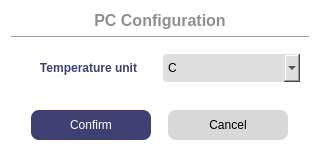
<?xml version="1.0" encoding="UTF-8"?>
<ui version="4.0">
 <class>WTempUnit</class>
 <widget class="QDialog" name="WTempUnit">
  <property name="geometry">
   <rect>
    <x>0</x>
    <y>0</y>
    <width>320</width>
    <height>160</height>
   </rect>
  </property>
  <property name="windowTitle">
   <string>Log data period configuration</string>
  </property>
  <property name="styleSheet">
   <string notr="true">#WTempUnit {
 background-color:white;
 border-radius: 5px;
}
#label{
 color: #3E4072;
 font-weight: 800;
}
#buttonBox{
 background-color: #3E4072;
}
#label_Title{
 color: #8F8F8F;
 font-weight: 600;
}
QComboBox {
 background-color:#DFDFDF;
 border-radius: 3px;
 color: black;
}
#pushButton_Confirm,
#pushButton_Cancel {
 border: none;
 border-radius: 8px;
}
#pushButton_Confirm {
 color: white;
 background-color: #3E4072;
}
#pushButton_Confirm:hover {
 color: white;
 background-color: #595D89;
}
#pushButton_Cancel {
 background-color: #D8D8D8;
}
#pushButton_Cancel:hover {
 background-color: #ACACAC;
}</string>
  </property>
  <layout class="QVBoxLayout" name="verticalLayout">
   <item>
    <widget class="QLabel" name="label_Title">
     <property name="font">
      <font>
       <pointsize>12</pointsize>
       <fontweight>DemiBold</fontweight>
      </font>
     </property>
     <property name="text">
      <string>PC Configuration</string>
     </property>
     <property name="alignment">
      <set>Qt::AlignCenter</set>
     </property>
    </widget>
   </item>
   <item>
    <widget class="Line" name="line">
     <property name="orientation">
      <enum>Qt::Horizontal</enum>
     </property>
    </widget>
   </item>
   <item>
    <widget class="QWidget" name="widget" native="true">
     <layout class="QHBoxLayout" name="horizontalLayout_2">
      <item>
       <widget class="QLabel" name="label">
        <property name="maximumSize">
         <size>
          <width>16777215</width>
          <height>16777215</height>
         </size>
        </property>
        <property name="text">
         <string>Temperature unit</string>
        </property>
        <property name="alignment">
         <set>Qt::AlignCenter</set>
        </property>
       </widget>
      </item>
      <item>
       <widget class="QComboBox" name="comboBox">
        <property name="sizePolicy">
         <sizepolicy hsizetype="Preferred" vsizetype="Expanding">
          <horstretch>0</horstretch>
          <verstretch>0</verstretch>
         </sizepolicy>
        </property>
        <property name="minimumSize">
         <size>
          <width>0</width>
          <height>28</height>
         </size>
        </property>
        <property name="maximumSize">
         <size>
          <width>16777215</width>
          <height>16777215</height>
         </size>
        </property>
        <item>
         <property name="text">
          <string>C</string>
         </property>
        </item>
        <item>
         <property name="text">
          <string>F</string>
         </property>
        </item>
       </widget>
      </item>
     </layout>
    </widget>
   </item>
   <item>
    <spacer name="verticalSpacer">
     <property name="orientation">
      <enum>Qt::Vertical</enum>
     </property>
     <property name="sizeHint" stdset="0">
      <size>
       <width>20</width>
       <height>40</height>
      </size>
     </property>
    </spacer>
   </item>
   <item>
    <widget class="QWidget" name="widget_4" native="true">
     <layout class="QHBoxLayout" name="horizontalLayout">
      <item>
       <widget class="QPushButton" name="pushButton_Confirm">
        <property name="minimumSize">
         <size>
          <width>0</width>
          <height>30</height>
         </size>
        </property>
        <property name="maximumSize">
         <size>
          <width>120</width>
          <height>16777215</height>
         </size>
        </property>
        <property name="text">
         <string>Confirm</string>
        </property>
       </widget>
      </item>
      <item>
       <widget class="QPushButton" name="pushButton_Cancel">
        <property name="minimumSize">
         <size>
          <width>120</width>
          <height>30</height>
         </size>
        </property>
        <property name="maximumSize">
         <size>
          <width>120</width>
          <height>16777215</height>
         </size>
        </property>
        <property name="text">
         <string>Cancel</string>
        </property>
       </widget>
      </item>
     </layout>
    </widget>
   </item>
  </layout>
 </widget>
 <resources/>
 <connections>
  <connection>
   <sender>pushButton_Cancel</sender>
   <signal>clicked()</signal>
   <receiver>WTempUnit</receiver>
   <slot>reject()</slot>
   <hints>
    <hint type="sourcelabel">
     <x>318</x>
     <y>131</y>
    </hint>
    <hint type="destinationlabel">
     <x>307</x>
     <y>248</y>
    </hint>
   </hints>
  </connection>
  <connection>
   <sender>pushButton_Confirm</sender>
   <signal>clicked()</signal>
   <receiver>WTempUnit</receiver>
   <slot>accept()</slot>
   <hints>
    <hint type="sourcelabel">
     <x>163</x>
     <y>124</y>
    </hint>
    <hint type="destinationlabel">
     <x>140</x>
     <y>207</y>
    </hint>
   </hints>
  </connection>
 </connections>
</ui>
